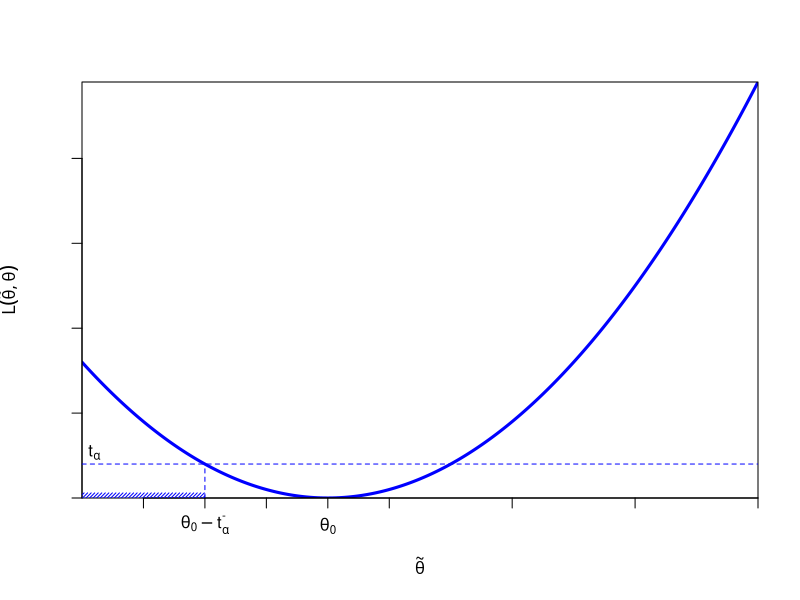

Reproduce this figure in R.
#Close windows and clear variables
graphics.off()
rm(list=ls(all=T))

theta = seq(-3, 8, 0.01) 
y     = 5*(theta-1)^2 

plot(theta,y,"l",xlab=expression(paste("", tilde(theta))),lwd=3, ylab=expression(paste("",L(tilde(theta),theta))),col="blue",cex.axis=1.5,xaxs="i",yaxs="i", labels=F) 
abline(h=20, col="blue", lty=2,lwd=1) 

y     = seq(0,20,0.01) 
theta = -1 

points(-1, 20,"h",col="blue", lty=2,lwd=1) 
axis(side=1,at=c(-1),labels=expression(paste("", theta[0]-t[alpha]^{"-"})))
axis(side=1,at=c(1),labels=expression(paste("", theta[0])))
text(-2.8,27,expression(paste("", t[alpha])))
polygon(c(-3,-3,-1,-1), c(3,0,0,3), density=c(40), angle=c(45), border = NA, col="blue")
